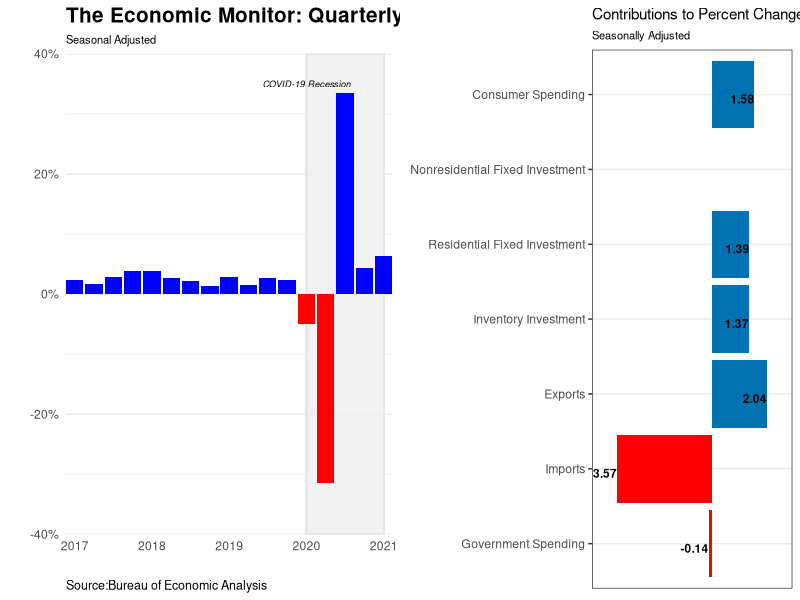
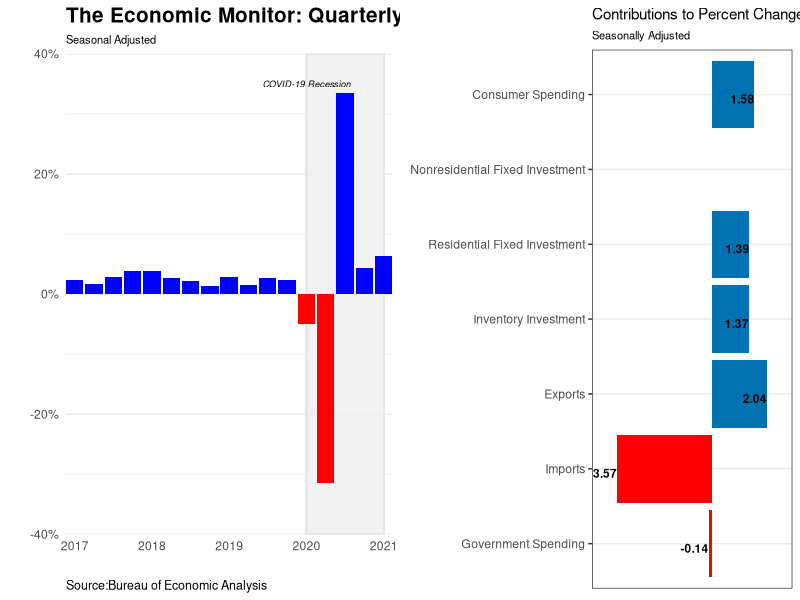

Write the R code that produced these figures, in order.
#load packages

library(tidyverse)
library(readxl)
library(ggplot2)
library(ggthemes)
library(cowplot)
library(forecast)

setwd("G:/YOUR DIrectory/GDP GGPLOTs")

df<-read_excel("Table 1.17.1.xls", sheet = "data")
class(df)
head(df)
str(df)


#Create quarterly data for plot

gdpts <- ts(df$GDP, start = 2017, frequency = 4)
gdpd <- data.frame(GDP = as.numeric(gdpts),
                   QTR = as.numeric(time(gdpts)))

#create feature to make negative values red
gdpd2 <- mutate(gdpd, growth = ifelse(GDP >= 0, "pos", "neg"))

a<-ggplot(gdpd2, aes(QTR, GDP, fill = growth)) +
  geom_rect(xmin=2020.00, xmax=2021.00, 
            ymin=-40, ymax=40, fill="grey95", alpha=0.12, col="grey90")+
  geom_bar(stat = "identity") + scale_fill_manual(values = c(pos = "blue", neg = "red"))+
  theme_minimal()+theme( panel.grid.major.x = element_blank(),
                         panel.grid.minor.x = element_blank(),
                         legend.position = "none",
                         plot.caption = element_text(hjust = 0,size = 9),plot.title = element_text(size = 15,face = "bold"),plot.subtitle = element_text(size = 8))+
  labs(fill = 'Quarterly Percent Change', title = "The Economic Monitor: Quarterly GDP",subtitle = "Seasonal Adjusted", caption="Source:Bureau of Economic Analysis")+
  xlab("") +ylab("")+scale_y_continuous(limits = c(-40, 40),labels = function(GDP) paste0(GDP, "%"),expand = c(0, 0))+
  scale_x_continuous(expand = c(0,0)) +
  annotate("text", x = 2020.00, y =35,colour = "black", label = "COVID-19 Recession",fontface = 'italic',size = 2.3)

  #annotate("text", x = as.Date("2020-09-01"), y = 2.6,colour = "blue", label = "Fed Inflation Target Rate",fontface = 'italic', size=2)+
  #annotate("segment", x = as.Date("2020-09-01"), xend = as.Date("2020-09-01"), y = 2.05, yend = 2.4,colour = "blue")



df2<-read_excel("GDPContribute.xls", sheet = "data")
class(df2)
head(df2)


b<-df2%>%ggplot( aes(x=Measure, y=`2020Q4`,fill = `2020Q4`>0))+
  geom_bar(position="dodge",stat="identity",show.legend = FALSE) +coord_flip()+
  geom_text(aes(label = `2020Q4`),size =3, vjust = 1,hjust=1,family = "sans",fontface ="bold")+
  scale_y_continuous(limits = c(-4.5,3), expand = c(0, 0))+labs(title = "Contributions to Percent Change in Real GDP",subtitle="Seasonally Adjusted")+theme_bw()+
  theme(axis.text.x = element_blank(),axis.title.x = element_blank(),
        axis.title.y = element_blank(),plot.caption = element_text(hjust = 0),plot.title = element_text(size = 11),plot.subtitle = element_text(size = 8),
        axis.ticks.x=element_blank(),
        panel.grid.major.x = element_blank(),
        panel.grid.minor.x = element_blank())+
  scale_fill_manual(values = c("Red", "#0072B2"))+
  scale_x_discrete(
    limits=c("Government Spending","Imports", "Exports", "Inventory Investment", "Residential Fixed Investment", "Nonresidential Fixed Investment",   "Consumer Spending"), 
    labels=c("Government Spending","Imports", "Exports", "Inventory Investment", "Residential Fixed Investment", "Nonresidential Fixed Investment",   "Consumer Spending"))

#from cowplot make two plots in one output
plot_grid(a, b)

#save image
ggsave("QtrlyGDP.png")
